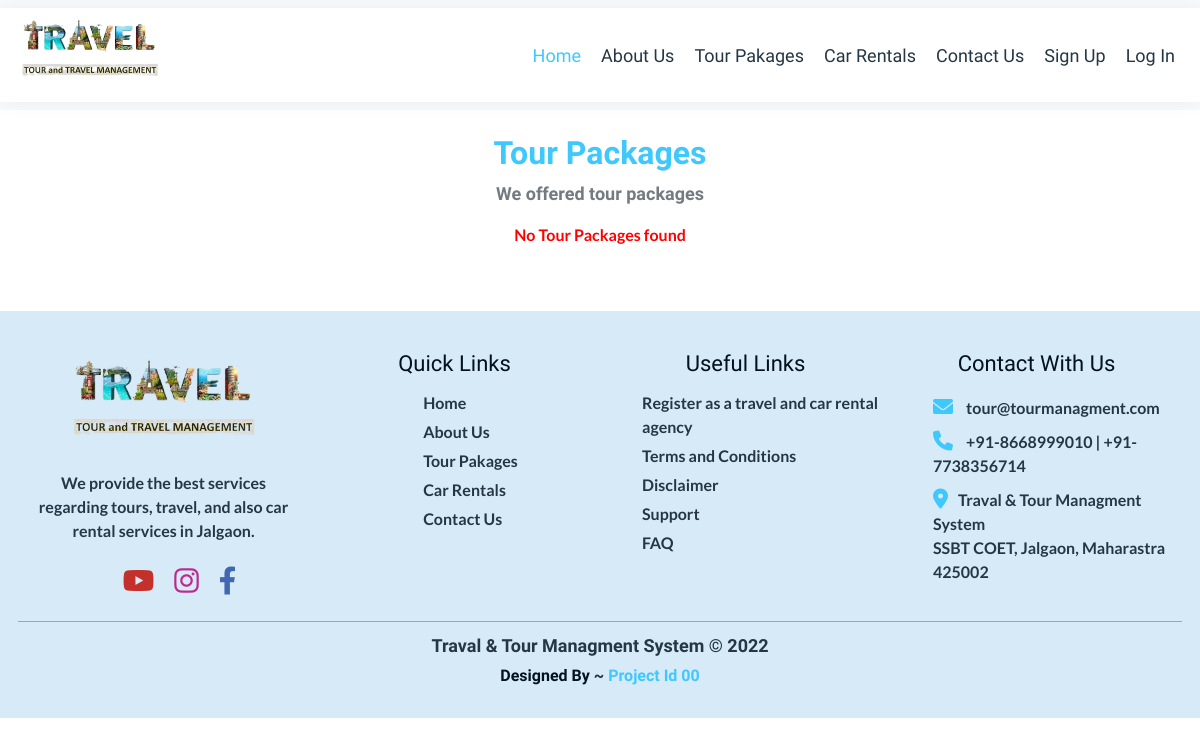
The app's page /tourpackages.php, older data.
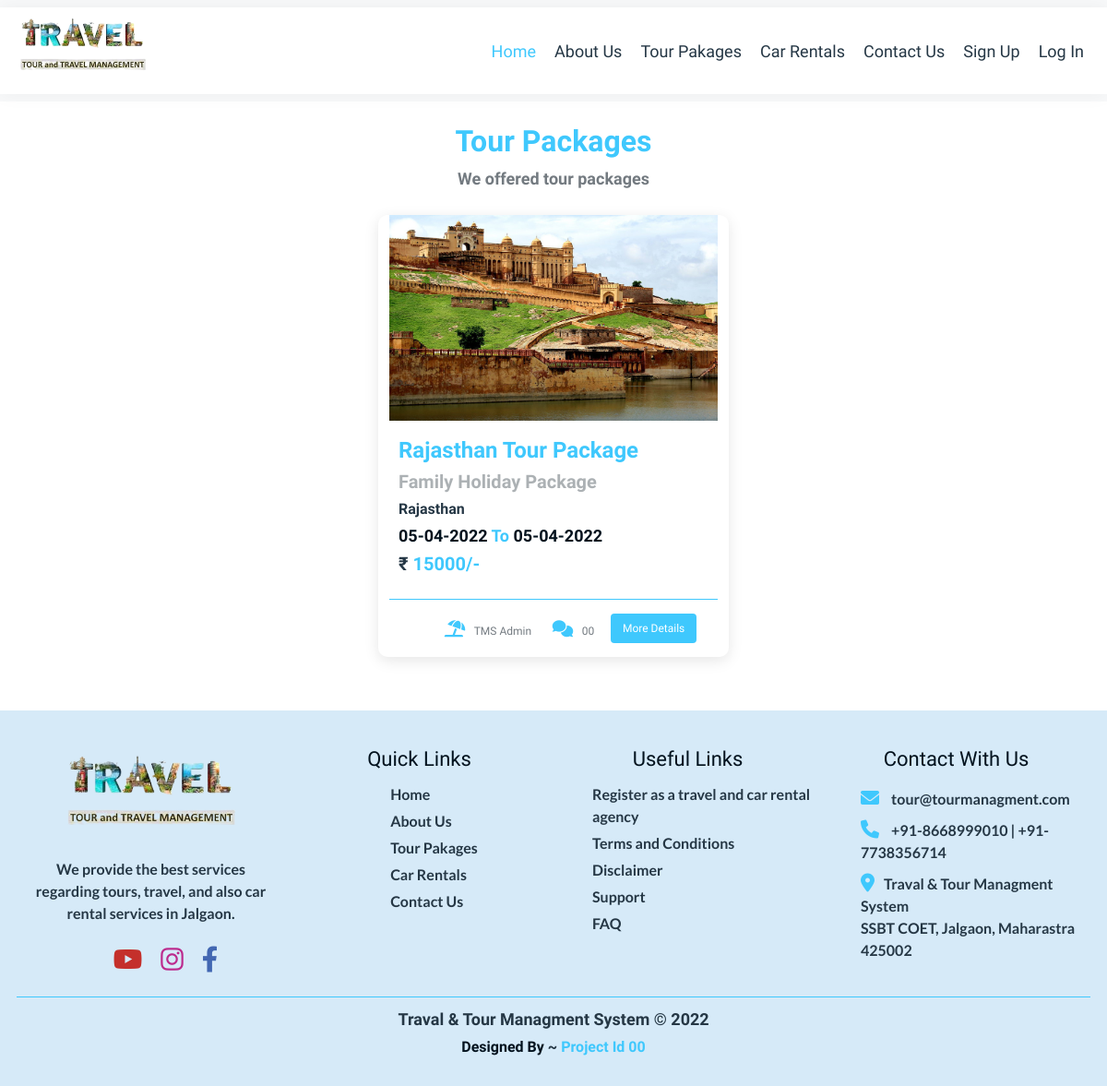
The same page, newer data.
### tables this page shows
CREATE TABLE `tourpackages` (
  `id` int(11) NOT NULL,
  `admin_id` int(11) NOT NULL,
  `PackageName` varchar(255) NOT NULL,
  `PackageType` varchar(255) NOT NULL,
  `PackageLocation` varchar(500) NOT NULL,
  `PackagePrice` int(11) NOT NULL,
  `PackageImage` varchar(255) NOT NULL,
  `PackageFetures` text NOT NULL,
  `start_date` date NOT NULL,
  `end_date` date NOT NULL,
  `agency_name` varchar(255) NOT NULL,
  `status` tinyint(4) NOT NULL,
  `added_on` timestamp NOT NULL DEFAULT current_timestamp() ON UPDATE current_timestamp()
);

### tourpackages.php (the view)
<?php
        include('components/header.php');
        include('components/NavBar.php');
        $res = mysqli_query($con,"SELECT * FROM tourpackages WHERE status='1' ORDER BY added_on DESC");
?>
    <div class="container tour_packages mt-4">
        <div class="row heading" data-aos="fade-down">
            <h2>Tour Packages</h2>
            <p>We offered tour packages</p>
        </div>
        <div class="row tour_packages_row">
            <?php
                if(mysqli_num_rows($res)>0){
                    while($row=mysqli_fetch_assoc($res)){
            ?>
                <div class="col-xl-4 tour_package_card"  data-aos="fade-left">
                    <img src="<?php echo SITE_TOUR_IMAGE.$row['PackageImage']?>" alt="">
                    <div class="tour_details">
                        <h2 id="h2"><?php echo $row['PackageName'] ?></h2>
                        <h3 id="h3"><?php echo $row['PackageType'] ?></h3>
                        <h4 id="h4"><?php echo $row['PackageLocation'] ?></h4>
                        <h5 id="h5"><?php
                                $dateStr=strtotime($row['start_date']);
                                echo date('d-m-Y',$dateStr);
                            ?> <span>To</span>
                            <?php
                                $dateStr=strtotime($row['end_date']);
                                echo date('d-m-Y',$dateStr);
                            ?>
                        </h5>
                        <h6 id="h6">&#8377; <span> <?php echo $row['PackagePrice'] ?>/-</span></h6>
                    </div>
                    <div class="tour_footer">
                        <ul>
                            <li><span><i class="fas fa-umbrella-beach"></i> </span> <?php echo $row['agency_name'] ?></li>
                            <li><span><i class="fas fa-comments"></i> </span>
                                <?php
                                        $sql_comment = mysqli_query($con,"SELECT * FROM comments_tour WHERE tour_package_id='".$row['id']."'");
                                        $comment_rows = mysqli_num_rows($sql_comment);
                                    if($comment_rows < 10){
                                        echo '0'.$comment_rows;
                                    }else{
                                        echo $comment_rows;
                                    }
                                ?>
                            </li>
                            <li><a href="<?php echo FRONT_SITE_PATH ?>/tourpackagedetaile?a=3&id=<?php echo $row['id'] ?>"><button class="btn">More Details</button></a></li>
                        </ul>
                    </div>
                </div>
            <?php
                } } else { ?>
                <div class="col-xl-12">
                    <p style="text-align: center; color: red; font-weight: bold;" >No Tour Packages found</td>
                </div>
            <?php } ?>
        </div>
    </div>
<?php
        include('components/footer.php');
?>

### components/header.php (shortened to what this page needs)
<!DOCTYPE html>
<html lang="en">
<head>
    <link rel="stylesheet" href="https://unpkg.com/aos@next/dist/aos.css" />
    <link href="https://cdn.jsdelivr.net/npm/bootstrap@5.1.3/dist/css/bootstrap.min.css" rel="stylesheet">
    <link rel="stylesheet" href="<?php echo FRONT_SITE_PATH ?>/style/style.css"/>
    <link rel="stylesheet" href="<?php echo FRONT_SITE_PATH ?>/style/chat.css"/>
    <link rel="stylesheet" href="https://cdnjs.cloudflare.com/ajax/libs/font-awesome/6.0.0/css/all.min.css" />
</head>
<body>

### components/NavBar.php (shortened to what this page needs)
<?php
        $nav_id = '';
        if(isset($_GET['a'])){
            $nav_id = $_GET['a'];
        }else{
          $nav_id = "";
        }
        if($nav_id=='' || $nav_id=='1'){
          $classAc1='active';
        }elseif($nav_id=='2'){
          $classAc2='active';
        }elseif($nav_id=='3'){
          $classAc3='active';
        }elseif($nav_id=='4'){
          $classAc4='active';
        }elseif($nav_id=='5'){
          $classAc5='active';
        }elseif($nav_id=='6'){
          $classAc6='active';
        }elseif($nav_id=='7'){
          $classAc7='active';
        }elseif($nav_id=='8'){
          $classAc8='active';
        }
?>
    <nav class="navbar sticky-top navbar-expand-lg navbar-light bg-light">
        <div class="container-fluid">
            <a class="navbar-brand" href="<?php echo FRONT_SITE_PATH ?>?a=1">
              <img src="<?php echo FRONT_SITE_PATH ?>/assets/logo.png" alt="">
            </a>
            <div class="collapse nav_menu navbar-collapse justify-content-end" id="navbarNav">
                <ul class="navbar-nav">
                    <li class="nav-item">
                      <a class="nav-link <?php echo $classAc1 ?>" href="<?php echo FRONT_SITE_PATH ?>?a=1">Home</a>
                    </li>
                    <li class="nav-item">
                      <a class="nav-link <?php echo $classAc2 ?>" href="<?php echo FRONT_SITE_PATH ?>/about?a=2">About Us</a>
                    </li>
                    <li class="nav-item">
                      <a class="nav-link <?php echo $classAc3 ?>" href="<?php echo FRONT_SITE_PATH ?>/tourpackages?a=3">Tour Pakages</a>
                    </li>
                    <li class="nav-item">
                      <a class="nav-link <?php echo $classAc4 ?>" href="<?php echo FRONT_SITE_PATH ?>/carrentals?a=4">Car Rentals</a>
                    </li>
                    <li class="nav-item">
                      <a class="nav-link <?php echo $classAc6 ?>" href="<?php echo FRONT_SITE_PATH ?>/contact?a=6">Contact Us</a>
                    </li>
                    <?php if(!isset($_SESSION['USER_LOGIN'])){?>
                      <li class="nav-item">
                        <a class="nav-link <?php echo $classAc7 ?>" href="<?php echo FRONT_SITE_PATH ?>/signup?a=7">Sign Up</a>
                      </li>
                      <li class="nav-item">
                        <a class="nav-link <?php echo $classAc8 ?>" href="<?php echo FRONT_SITE_PATH ?>/login?a=8">Log In</a>
                      </li>
                    <?php }?>
                </ul>
            </div>
        </div>
    </nav>

### components/footer.php (shortened to what this page needs)
        <div class="container-fluid footer mt-5">
            <div class="row">
                <div class="col-xl-3 footer_social">
                    <div class="footer_logo">
                        <a href="<?php echo FRONT_SITE_PATH ?>?a=1"><img src="<?php echo FRONT_SITE_PATH ?>/assets/logo.png" alt=""></a>
                    </div>
                    <div class="footer_paragraph">
                        <p>We provide the best services regarding tours, travel, and also car rental services in Jalgaon.</p>
                    </div>
                    <div class="social_icons">
                        <ul>
                            <li>
                                <a href="<?php echo FRONT_SITE_PATH ?>?a=1"><i class="fa-brands fa-youtube"></i></a>
                            </li>
                            <li>
                                <a href="<?php echo FRONT_SITE_PATH ?>?a=1"><i class="fa-brands fa-instagram"></i></a>
                            </li>
                            <li>
                                <a href="<?php echo FRONT_SITE_PATH ?>?a=1"><i class="fa-brands fa-facebook-f"></i></a>
                            </li>
                        </ul>
                    </div>
                </div>
                <div class="col-xl-3 footer-links">
                    <h3>Quick Links</h3>
                    <div class="links">
                        <ul>
                            <li>
                                <a href="<?php echo FRONT_SITE_PATH ?>?a=1">Home</a>
                            </li>
                            <li>
                                <a href="<?php echo FRONT_SITE_PATH ?>/about?a=2">About Us</a>
                            </li>
                            <li>
                                <a href="<?php echo FRONT_SITE_PATH ?>/product?a=3">Tour Pakages</a>
                            </li>
                            <li>
                                <a href="<?php echo FRONT_SITE_PATH ?>/carrentals?a=4">Car Rentals</a>
                            </li>
                            <li>
                                <a href="<?php echo FRONT_SITE_PATH ?>/contact?a=6">Contact Us</a>
                            </li>
                        </ul>
                    </div>
                </div>
                <div class="col-xl-3 footer-links">
                    <h3>Useful Links</h3>
                    <div class="links">
                        <ul>
                            <li>
                                <a href="<?php echo FRONT_SITE_PATH ?>/admin/admin_registration?a=7">Register as a travel and car rental agency</a>
                            </li>
                            <li>
                                <a href="<?php echo FRONT_SITE_PATH ?>?a=1">Terms and Conditions</a>
                            </li>
                            <li>
                                <a href="<?php echo FRONT_SITE_PATH ?>?a=1">Disclaimer</a>
                            </li>
                            <li>
                                <a href="<?php echo FRONT_SITE_PATH ?>?a=1">Support</a>
                            </li>
                            <li>
                                <a href="<?php echo FRONT_SITE_PATH ?>?a=1">FAQ</a>
                            </li>
                        </ul>
                    </div>
                </div>
                <div class="col-xl-3 footer-contact">
                    <h3>Contact With Us</h3>
                    <div class="footer-contact-links">
                        <ul>
                            <li>
                            <span><i class="fa-solid fa-envelope"></i></span> tour@tourmanagment.com
                            </li>
                            <li>
                                <span><i class="fa-solid fa-phone"></i> +91-8668999010 | +91-7738356714</span>
                            </li>
                            <li>
                                <span><i class="fa-solid fa-location-dot"></i></span>Traval & Tour Managment System<br> SSBT COET, Jalgaon, Maharastra 425002
                            </li>
                        </ul>
                    </div>
                </div>
            </div>
            <div class="row developer">
                <div class="col-xl-12">
                    <p>Traval & Tour Managment System © 2022</p>
                    <p id="name"><span>Designed By </span> ~ <a href="#">Project Id 00</a></p>
                </div>
            </div>
        </div>
</body>
</html>

Row changes from the older to the newer data that the page shows:
added tourpackages: PackageImage (picture), PackageName "Rajasthan Tour Package", PackageType "Family Holiday Package", PackageLocation "Rajasthan", start_date "05-04-2022", end_date "05-04-2022", PackagePrice "15000", agency_name "TMS Admin", comment_rows "0"
Text that changed along with them:
text no longer shown: "No Tour Packages found"
